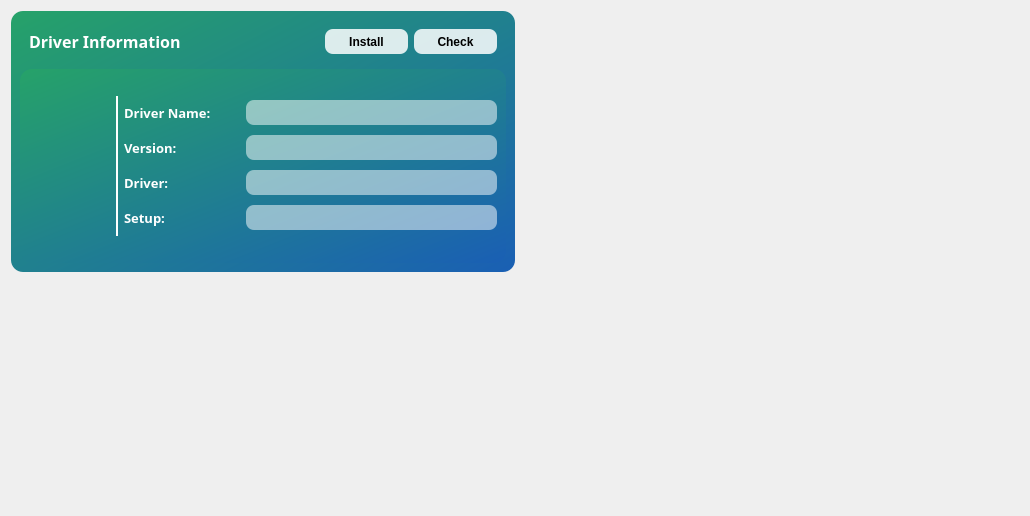
         <widget class="QWidget" name="tab_database">
          <attribute name="title">
           <string>Database</string>
          </attribute>
          <layout class="QVBoxLayout" name="verticalLayout_20">
           <item>
            <layout class="QHBoxLayout" name="horizontalLayout_5">
             <item>
              <widget class="QFrame" name="frame_12">
               <property name="sizePolicy">
                <sizepolicy hsizetype="Preferred" vsizetype="Preferred">
                 <horstretch>0</horstretch>
                 <verstretch>1</verstretch>
                </sizepolicy>
               </property>
               <property name="minimumSize">
                <size>
                 <width>411</width>
                 <height>261</height>
                </size>
               </property>
               <property name="styleSheet">
                <string notr="true">QFrame {
	background: qlineargradient(spread:pad, x1:0, y1:0, x2:1, y2:1, stop:0 rgba(38, 162, 105, 255), stop:1 rgba(26, 95, 180, 255));
	border-radius: 12px;
}</string>
               </property>
               <property name="frameShape">
                <enum>QFrame::StyledPanel</enum>
               </property>
               <property name="frameShadow">
                <enum>QFrame::Raised</enum>
               </property>
               <layout class="QVBoxLayout" name="verticalLayout_14">
                <item>
                 <widget class="QFrame" name="frame_20">
                  <property name="sizePolicy">
                   <sizepolicy hsizetype="Preferred" vsizetype="Preferred">
                    <horstretch>0</horstretch>
                    <verstretch>1</verstretch>
                   </sizepolicy>
                  </property>
                  <property name="styleSheet">
                   <string notr="true">QFrame {
	background: transparent;
}</string>
                  </property>
                  <property name="frameShape">
                   <enum>QFrame::StyledPanel</enum>
                  </property>
                  <property name="frameShadow">
                   <enum>QFrame::Raised</enum>
                  </property>
                  <layout class="QVBoxLayout" name="verticalLayout_7">
                   <item>
                    <layout class="QHBoxLayout" name="horizontalLayout_11">
                     <item>
                      <widget class="QLabel" name="label_27">
                       <property name="font">
                        <font>
                         <family>Sans Serif</family>
                         <pointsize>12</pointsize>
                         <weight>75</weight>
                         <italic>false</italic>
                         <bold>true</bold>
                         <strikeout>false</strikeout>
                         <kerning>true</kerning>
                        </font>
                       </property>
                       <property name="styleSheet">
                        <string notr="true">QLabel {
	text-align: center;
	background: transparent;
	color: white;
}</string>
                       </property>
                       <property name="text">
                        <string>Driver Information</string>
                       </property>
                       <property name="textFormat">
                        <enum>Qt::PlainText</enum>
                       </property>
                      </widget>
                     </item>
                     <item>
                      <spacer name="horizontalSpacer_17">
                       <property name="orientation">
                        <enum>Qt::Horizontal</enum>
                       </property>
                       <property name="sizeHint" stdset="0">
                        <size>
                         <width>28</width>
                         <height>20</height>
                        </size>
                       </property>
                      </spacer>
                     </item>
                     <item>
                      <widget class="QPushButton" name="btn_DatabaseDriverInstall">
                       <property name="minimumSize">
                        <size>
                         <width>83</width>
                         <height>25</height>
                        </size>
                       </property>
                       <property name="maximumSize">
                        <size>
                         <width>83</width>
                         <height>25</height>
                        </size>
                       </property>
                       <property name="cursor">
                        <cursorShape>PointingHandCursor</cursorShape>
                       </property>
                       <property name="styleSheet">
                        <string notr="true">QPushButton {
	background: rgba(255, 255, 255, 215);
	border-radius: 8px;
	font-weight: bold;
}</string>
                       </property>
                       <property name="text">
                        <string>Install</string>
                       </property>
                      </widget>
                     </item>
                     <item>
                      <widget class="QPushButton" name="btn_checkDatabaseDriver">
                       <property name="minimumSize">
                        <size>
                         <width>83</width>
                         <height>25</height>
                        </size>
                       </property>
                       <property name="maximumSize">
                        <size>
                         <width>83</width>
                         <height>25</height>
                        </size>
                       </property>
                       <property name="cursor">
                        <cursorShape>PointingHandCursor</cursorShape>
                       </property>
                       <property name="styleSheet">
                        <string notr="true">QPushButton {
	background: rgba(255, 255, 255, 215);
	border-radius: 8px;
	font-weight: bold;
}</string>
                       </property>
                       <property name="text">
                        <string>Check</string>
                       </property>
                      </widget>
                     </item>
                    </layout>
                   </item>
                  </layout>
                 </widget>
                </item>
                <item>
                 <widget class="QFrame" name="frame_13">
                  <property name="sizePolicy">
                   <sizepolicy hsizetype="Preferred" vsizetype="Preferred">
                    <horstretch>0</horstretch>
                    <verstretch>6</verstretch>
                   </sizepolicy>
                  </property>
                  <property name="frameShape">
                   <enum>QFrame::StyledPanel</enum>
                  </property>
                  <property name="frameShadow">
                   <enum>QFrame::Raised</enum>
                  </property>
                  <layout class="QVBoxLayout" name="verticalLayout_8">
                   <item>
                    <layout class="QHBoxLayout" name="horizontalLayout_26">
                     <item>
                      <widget class="QLabel" name="lbl_iconDatabase_3">
                       <property name="minimumSize">
                        <size>
                         <width>81</width>
                         <height>81</height>
                        </size>
                       </property>
                       <property name="maximumSize">
                        <size>
                         <width>81</width>
                         <height>81</height>
                        </size>
                       </property>
                       <property name="styleSheet">
                        <string notr="true">QLabel {
	background: transparent;
}</string>
                       </property>
                       <property name="pixmap">
                        <pixmap>../../.designer/backup/Downloads/database-storage.png</pixmap>
                       </property>
                       <property name="scaledContents">
                        <bool>true</bool>
                       </property>
                      </widget>
                     </item>
                     <item>
                      <widget class="QFrame" name="frame_19">
                       <property name="minimumSize">
                        <size>
                         <width>2</width>
                         <height>140</height>
                        </size>
                       </property>
                       <property name="maximumSize">
                        <size>
                         <width>2</width>
                         <height>140</height>
                        </size>
                       </property>
                       <property name="styleSheet">
                        <string notr="true">QFrame {
	background: white;
}</string>
                       </property>
                       <property name="frameShape">
                        <enum>QFrame::StyledPanel</enum>
                       </property>
                       <property name="frameShadow">
                        <enum>QFrame::Raised</enum>
                       </property>
                      </widget>
                     </item>
                     <item>
                      <layout class="QVBoxLayout" name="verticalLayout_15">
                       <item>
                        <layout class="QHBoxLayout" name="horizontalLayout_13">
                         <item>
                          <widget class="QLabel" name="label_43">
                           <property name="minimumSize">
                            <size>
                             <width>101</width>
                             <height>21</height>
                            </size>
                           </property>
                           <property name="maximumSize">
                            <size>
                             <width>101</width>
                             <height>21</height>
                            </size>
                           </property>
                           <property name="font">
                            <font>
                             <family>Sans Serif</family>
                             <pointsize>10</pointsize>
                             <weight>75</weight>
                             <italic>false</italic>
                             <bold>true</bold>
                             <strikeout>false</strikeout>
                             <kerning>true</kerning>
                            </font>
                           </property>
                           <property name="styleSheet">
                            <string notr="true">QLabel {
	text-align: center;
	background: transparent;
	color: white;
}</string>
                           </property>
                           <property name="text">
                            <string>Driver Name:</string>
                           </property>
                           <property name="textFormat">
                            <enum>Qt::PlainText</enum>
                           </property>
                          </widget>
                         </item>
                         <item>
                          <spacer name="horizontalSpacer_18">
                           <property name="orientation">
                            <enum>Qt::Horizontal</enum>
                           </property>
                           <property name="sizeType">
                            <enum>QSizePolicy::Fixed</enum>
                           </property>
                           <property name="sizeHint" stdset="0">
                            <size>
                             <width>15</width>
                             <height>20</height>
                            </size>
                           </property>
                          </spacer>
                         </item>
                         <item>
                          <widget class="QLineEdit" name="et_databaseDriverName">
                           <property name="minimumSize">
                            <size>
                             <width>161</width>
                             <height>25</height>
                            </size>
                           </property>
                           <property name="maximumSize">
                            <size>
                             <width>16777215</width>
                             <height>25</height>
                            </size>
                           </property>
                           <property name="font">
                            <font>
                             <family>Roboto Slab</family>
                             <weight>75</weight>
                             <bold>true</bold>
                            </font>
                           </property>
                           <property name="styleSheet">
                            <string notr="true">QLineEdit {
	background: rgba(255, 255, 255, 130);
	border-radius: 8px;
	padding: 5px;
}</string>
                           </property>
                          </widget>
                         </item>
                        </layout>
                       </item>
                       <item>
                        <layout class="QHBoxLayout" name="horizontalLayout_17">
                         <item>
                          <widget class="QLabel" name="label_44">
                           <property name="minimumSize">
                            <size>
                             <width>71</width>
                             <height>21</height>
                            </size>
                           </property>
                           <property name="maximumSize">
                            <size>
                             <width>71</width>
                             <height>21</height>
                            </size>
                           </property>
                           <property name="font">
                            <font>
                             <family>Sans Serif</family>
                             <pointsize>10</pointsize>
                             <weight>75</weight>
                             <italic>false</italic>
                             <bold>true</bold>
                             <strikeout>false</strikeout>
                             <kerning>true</kerning>
                            </font>
                           </property>
                           <property name="styleSheet">
                            <string notr="true">QLabel {
	text-align: center;
	background: transparent;
	color: white;
}</string>
                           </property>
                           <property name="text">
                            <string>Version:</string>
                           </property>
                           <property name="textFormat">
                            <enum>Qt::PlainText</enum>
                           </property>
                          </widget>
                         </item>
                         <item>
                          <spacer name="horizontalSpacer_19">
                           <property name="orientation">
                            <enum>Qt::Horizontal</enum>
                           </property>
                           <property name="sizeType">
                            <enum>QSizePolicy::Fixed</enum>
                           </property>
                           <property name="sizeHint" stdset="0">
                            <size>
                             <width>45</width>
                             <height>20</height>
                            </size>
                           </property>
                          </spacer>
                         </item>
                         <item>
                          <widget class="QLineEdit" name="et_databaseVersion">
                           <property name="minimumSize">
                            <size>
                             <width>161</width>
                             <height>25</height>
                            </size>
                           </property>
                           <property name="maximumSize">
                            <size>
                             <width>16777215</width>
                             <height>25</height>
                            </size>
                           </property>
                           <property name="font">
                            <font>
                             <family>Roboto Slab</family>
                             <weight>75</weight>
                             <bold>true</bold>
                            </font>
                           </property>
                           <property name="styleSheet">
                            <string notr="true">QLineEdit {
	background: rgba(255, 255, 255, 130);
	border-radius: 8px;
	padding: 5px;
}</string>
                           </property>
                          </widget>
                         </item>
                        </layout>
                       </item>
                       <item>
                        <layout class="QHBoxLayout" name="horizontalLayout_18">
                         <item>
                          <widget class="QLabel" name="label_45">
                           <property name="minimumSize">
                            <size>
                             <width>81</width>
                             <height>21</height>
                            </size>
                           </property>
                           <property name="maximumSize">
                            <size>
                             <width>81</width>
                             <height>21</height>
                            </size>
                           </property>
                           <property name="font">
                            <font>
                             <family>Sans Serif</family>
                             <pointsize>10</pointsize>
                             <weight>75</weight>
                             <italic>false</italic>
                             <bold>true</bold>
                             <strikeout>false</strikeout>
                             <kerning>true</kerning>
                            </font>
                           </property>
                           <property name="styleSheet">
                            <string notr="true">QLabel {
	text-align: center;
	background: transparent;
	color: white;
}</string>
                           </property>
                           <property name="text">
                            <string>Driver:</string>
                           </property>
                           <property name="textFormat">
                            <enum>Qt::PlainText</enum>
                           </property>
                          </widget>
                         </item>
                         <item>
                          <spacer name="horizontalSpacer_20">
                           <property name="orientation">
                            <enum>Qt::Horizontal</enum>
                           </property>
                           <property name="sizeType">
                            <enum>QSizePolicy::Fixed</enum>
                           </property>
                           <property name="sizeHint" stdset="0">
                            <size>
                             <width>35</width>
                             <height>20</height>
                            </size>
                           </property>
                          </spacer>
                         </item>
                         <item>
                          <widget class="QLineEdit" name="et_driverPath">
                           <property name="minimumSize">
                            <size>
                             <width>161</width>
                             <height>25</height>
                            </size>
                           </property>
                           <property name="maximumSize">
                            <size>
                             <width>16777215</width>
                             <height>25</height>
                            </size>
                           </property>
                           <property name="font">
                            <font>
                             <family>Roboto Slab</family>
                             <weight>75</weight>
                             <bold>true</bold>
                            </font>
                           </property>
                           <property name="styleSheet">
                            <string notr="true">QLineEdit {
	background: rgba(255, 255, 255, 130);
	border-radius: 8px;
	padding: 5px;
}</string>
                           </property>
                          </widget>
                         </item>
                        </layout>
                       </item>
                       <item>
                        <layout class="QHBoxLayout" name="horizontalLayout_27">
                         <item>
                          <widget class="QLabel" name="label_46">
                           <property name="minimumSize">
                            <size>
                             <width>81</width>
                             <height>21</height>
                            </size>
                           </property>
                           <property name="maximumSize">
                            <size>
                             <width>81</width>
                             <height>21</height>
                            </size>
                           </property>
                           <property name="font">
                            <font>
                             <family>Sans Serif</family>
                             <pointsize>10</pointsize>
                             <weight>75</weight>
                             <italic>false</italic>
                             <bold>true</bold>
                             <strikeout>false</strikeout>
                             <kerning>true</kerning>
                            </font>
                           </property>
                           <property name="styleSheet">
                            <string notr="true">QLabel {
	text-align: center;
	background: transparent;
	color: white;
}</string>
                           </property>
                           <property name="text">
                            <string>Setup:</string>
                           </property>
                           <property name="textFormat">
                            <enum>Qt::PlainText</enum>
                           </property>
                          </widget>
                         </item>
                         <item>
                          <spacer name="horizontalSpacer_21">
                           <property name="orientation">
                            <enum>Qt::Horizontal</enum>
                           </property>
                           <property name="sizeType">
                            <enum>QSizePolicy::Fixed</enum>
                           </property>
                           <property name="sizeHint" stdset="0">
                            <size>
                             <width>35</width>
                             <height>20</height>
                            </size>
                           </property>
                          </spacer>
                         </item>
                         <item>
                          <widget class="QLineEdit" name="et_setupPath">
                           <property name="minimumSize">
                            <size>
                             <width>161</width>
                             <height>25</height>
                            </size>
                           </property>
                           <property name="maximumSize">
                            <size>
                             <width>16777215</width>
                             <height>25</height>
                            </size>
                           </property>
                           <property name="font">
                            <font>
                             <family>Roboto Slab</family>
                             <weight>75</weight>
                             <bold>true</bold>
                            </font>
                           </property>
                           <property name="styleSheet">
                            <string notr="true">QLineEdit {
	background: rgba(255, 255, 255, 130);
	border-radius: 8px;
	padding: 5px;
}</string>
                           </property>
                          </widget>
                         </item>
                        </layout>
                       </item>
                      </layout>
                     </item>
                    </layout>
                   </item>
                  </layout>
                 </widget>
                </item>
               </layout>
              </widget>
             </item>
             <item>
              <spacer name="horizontalSpacer_23">
               <property name="orientation">
                <enum>Qt::Horizontal</enum>
               </property>
               <property name="sizeHint" stdset="0">
                <size>
                 <width>40</width>
                 <height>20</height>
                </size>
               </property>
              </spacer>
             </item>
            </layout>
           </item>
           <item>
            <spacer name="verticalSpacer">
             <property name="orientation">
              <enum>Qt::Vertical</enum>
             </property>
             <property name="sizeHint" stdset="0">
              <size>
               <width>1008</width>
               <height>233</height>
              </size>
             </property>
            </spacer>
           </item>
          </layout>
         </widget>
